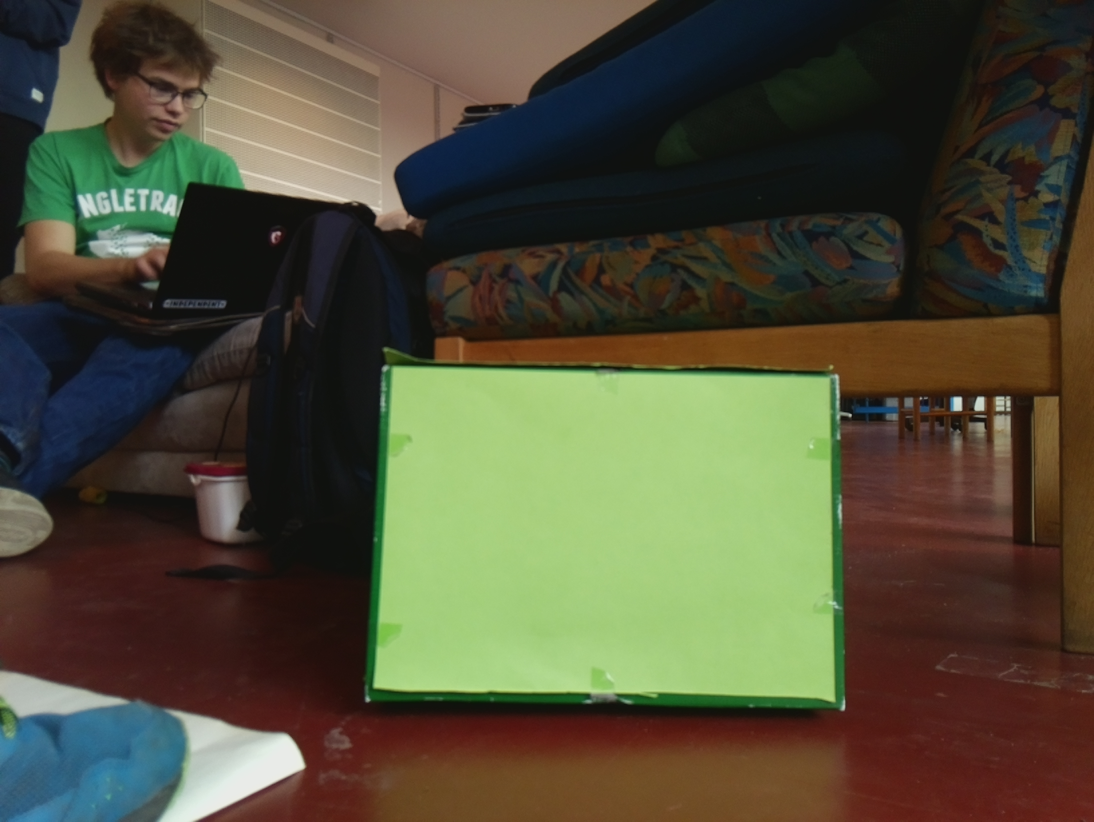
#> input picture img_detect/img/imgfirst.jpg, 3280 x 2464 px (shown at 1/3 size)
$ python testFindObject_old.py   (Python 2 division)
#> lines starting #> are read from the running program, lines starting #| are printed output that depends on the picture; after the words box and inside, x2 and y2 are one past the last pixel; in counts of white or black regions, pixels touching at a corner belong together
### img_detect/findObject.py
from __future__ import division
import cv2
import numpy as np

class Presult (object):
  # [16 lines left out: functions __init__, __str__, not called in this run]

def findObjects(img):
  # convert img to hsv
  hsv = cv2.cvtColor(img, cv2.COLOR_BGR2HSV)

  # find the lower and upper values for the green color in the mask
  puregreen = np.uint8([[[0,255,0]]])
  hsv_green = cv2.cvtColor(puregreen, cv2.COLOR_BGR2HSV)
  lower_green = [hsv_green[0,0,0] - 30, 45, 45]
  upper_green = [hsv_green[0,0,0] + 30, 255, 255]
  # get mask
  green_mask = cv2.inRange(hsv, np.array(lower_green), np.array(upper_green))

  # extract hue, value and saturation
  h = hsv[:,:,0]/255.0
  s = hsv[:,:,1]/255.0
  v = hsv[:,:,2]/255.0


  # parameters for green color
  T1, T2, T3 = 0.25, 0.2, 0.1
  # find the specified greens
  green = ((abs(h - 0.33) < T1) & (v > T2) & (s > T3)).astype(float)

  # apply mask
  masked = cv2.bitwise_and(green,green,mask=green_mask)

  # erode image
  eroded = cv2.erode(masked, np.ones((15,15)))

  # dilate image
  result = cv2.dilate(eroded, np.ones((20, 20)))

  # set hue, value and saturation to the found values
  # when we do this the image is effectively a rgb img not hsv, and it is greyscaled (actually just black and white)
  # it is however not in the greyscale format (Dx, Dy) but rgb/hsv format (Dx, Dy, 3)
  hsv[:,:,0] = result*255.0
  hsv[:,:,1] = result*255.0
  hsv[:,:,2] = result*255.0

  return hsv

def findRectangles(img):
  # [16 lines left out: function detectRectangle, not called in this run]

  # convert img to grayscale
  # we know that this img is black and white already, so no need to threshold before
  # we do however need to convert to grayscale because the format is different
  gray = cv2.cvtColor(img, cv2.COLOR_RGB2GRAY)
  # find contours in image
  contours, hierarchy = cv2.findContours(gray, cv2.RETR_TREE, cv2.CHAIN_APPROX_SIMPLE)[-2:]

  # [27 lines of commented-out code are left out]
  return contours, contours[0]


# [33 lines left out: functions loadImage, makeResultObject, analyzeImage, not called in this run]

### img_detect/testFindObject_old.py

from findObject import *
import time

scaleFactor = 0.1
# load some images
img1 = cv2.resize(cv2.imread("img/imgfirst.jpg"), (0,0),       fx=scaleFactor, fy=scaleFactor)
img2 = cv2.resize(cv2.imread("img/imgsecond.jpg"), (0,0),      fx=scaleFactor, fy=scaleFactor)
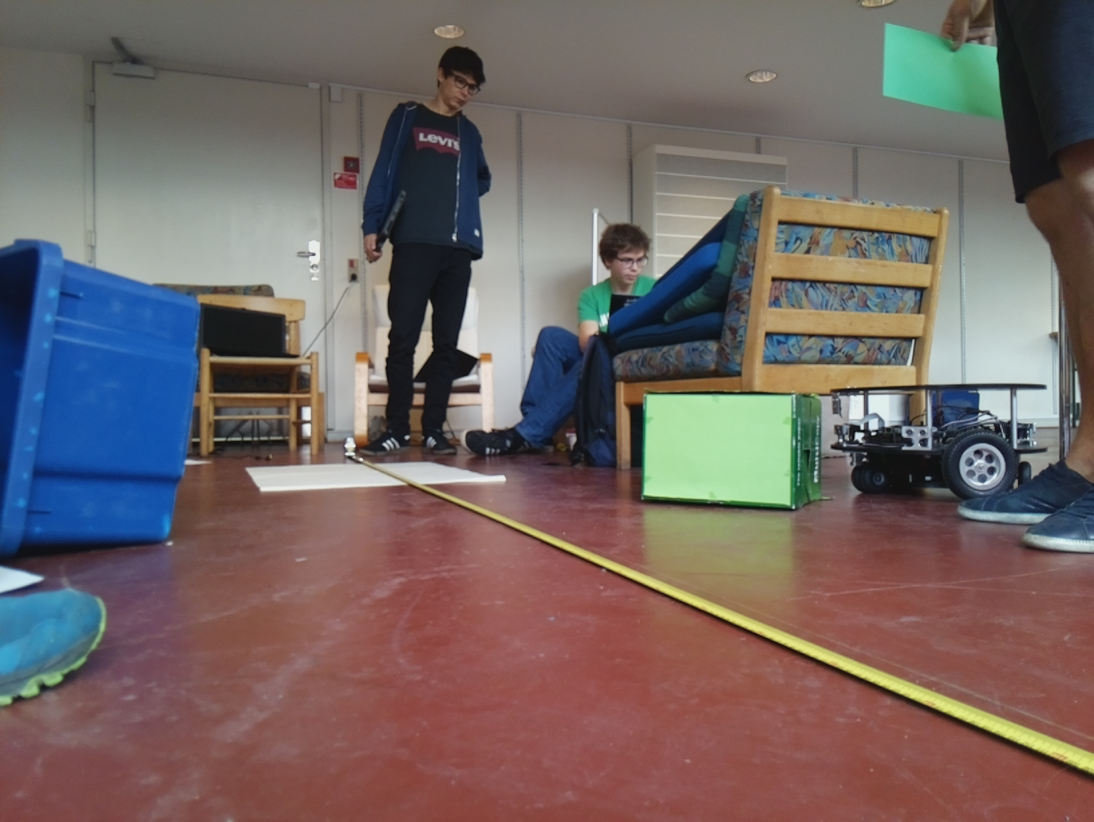
#> input picture img_detect/img/imgsecond.jpg, 3280 x 2464 px (shown at 1/3 size)
img3 = cv2.resize(cv2.imread("img/img2greens.jpg"), (0,0),     fx=scaleFactor, fy=scaleFactor)
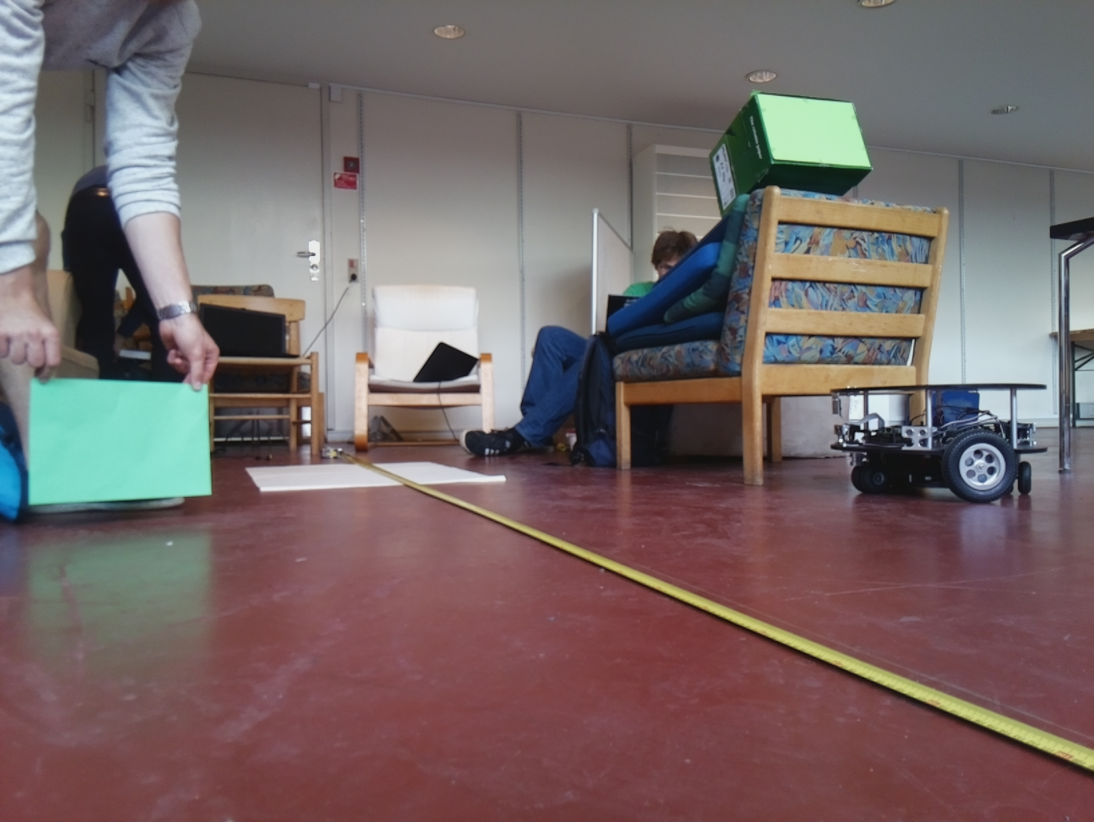
#> input picture img_detect/img/img2greens.jpg, 3280 x 2464 px (shown at 1/3 size)
img4 = cv2.resize(cv2.imread("img/imgbordtennis.jpg"), (0,0),  fx=scaleFactor, fy=scaleFactor)
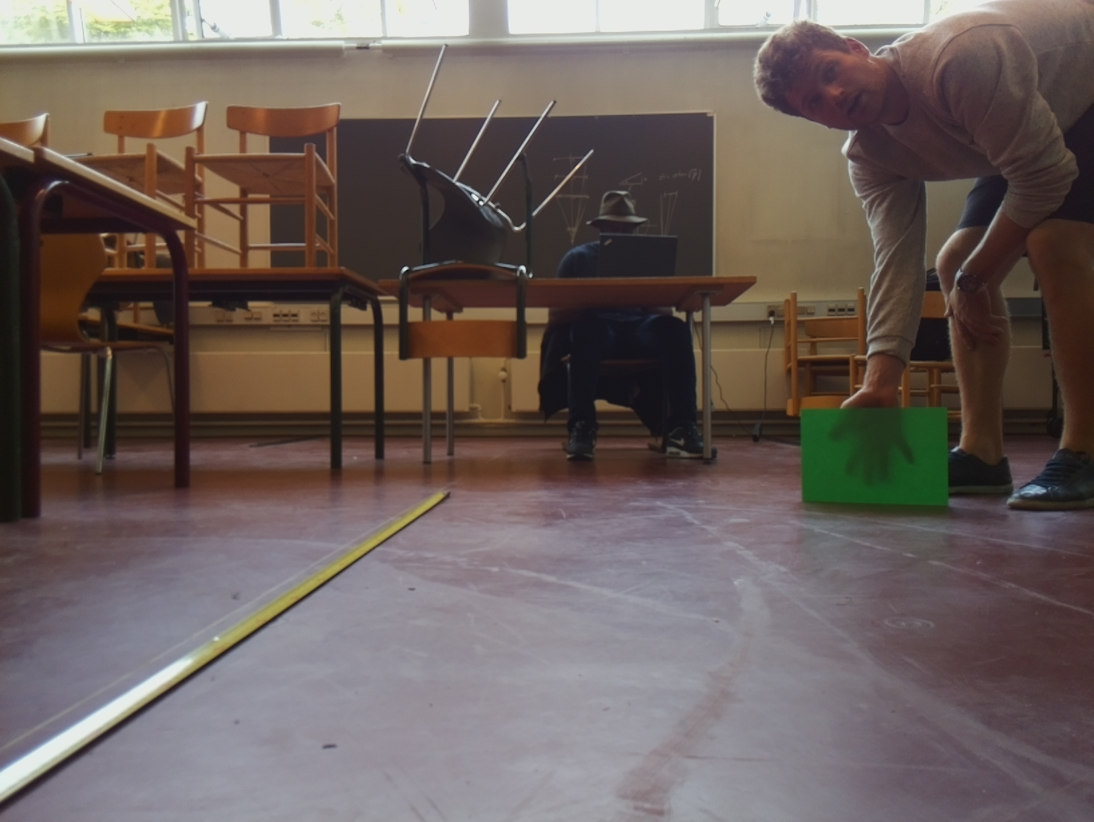
#> input picture img_detect/img/imgbordtennis.jpg, 3280 x 2464 px (shown at 1/3 size)
img5 = cv2.resize(cv2.imread("img/imgbordtennis2.jpg"), (0,0), fx=scaleFactor, fy=scaleFactor)
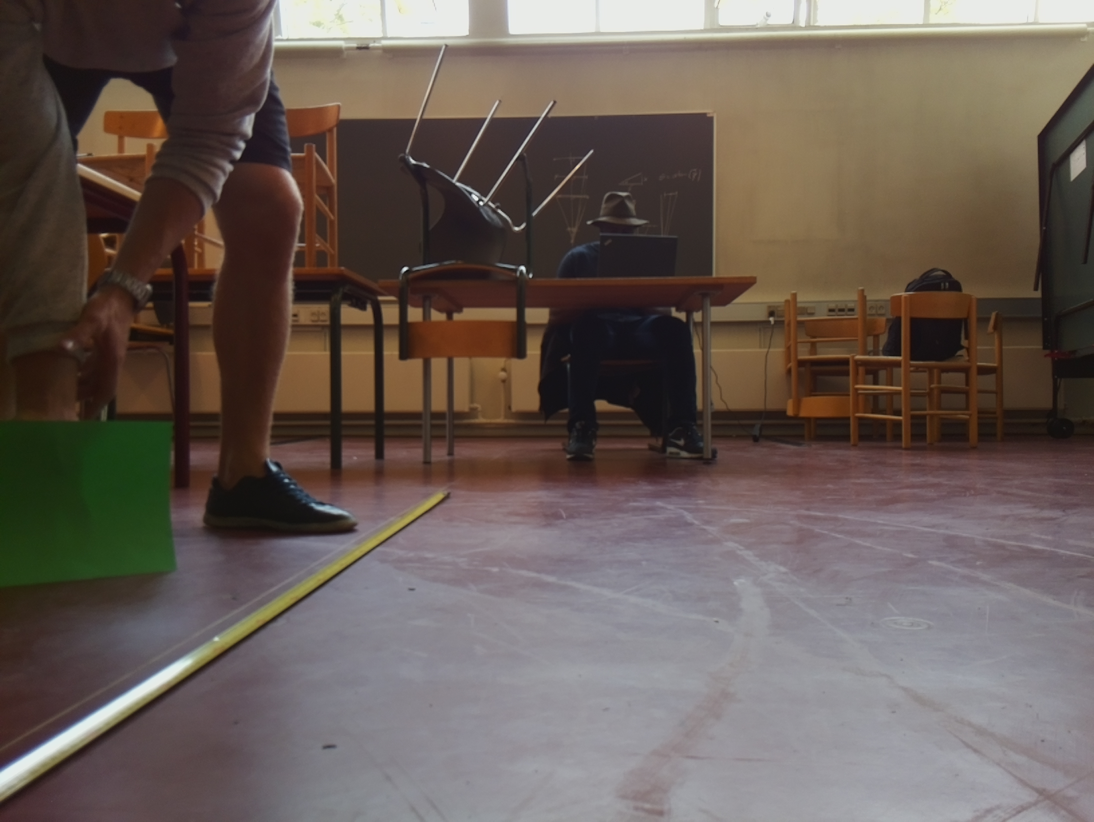
#> input picture img_detect/img/imgbordtennis2.jpg, 3280 x 2464 px (shown at 1/3 size)
# noisy shapes img
img6 = cv2.imread("img/noisy_shapes.png")
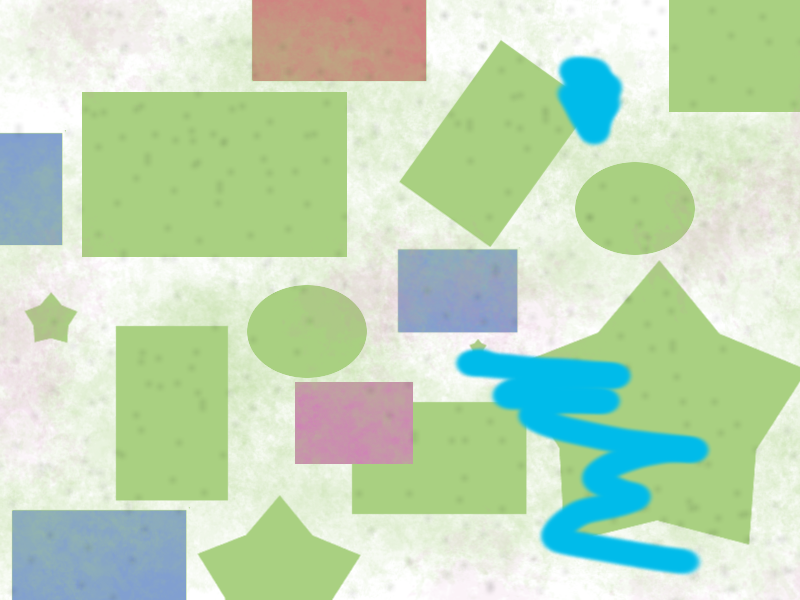
#> input picture img_detect/img/noisy_shapes.png, 800 x 600 px
#> img6 is the input picture: shape (600, 800, 3); mean B, G, R 186, 216.8, 191.3

images = [img1, img2, img3, img4, img5, img6]

print "Finding green objects"
outputs = []
analyze_times = []
for i in range(len(images)):
  print "Analyzing: image %d" %(i+1)
  ts = time.time()
  outputs.append(findObjects(images[i]))
  analyze_times.append(time.time() - ts)
#> this loop made 6 passes
#| Analyzing: image 1
#| Analyzing: image 2
#| Analyzing: image 3
#| Analyzing: image 4
#| Analyzing: image 5
#| Analyzing: image 6
#> pass 1, in findObjects, `s = hsv[:,:,1]/255.0`:
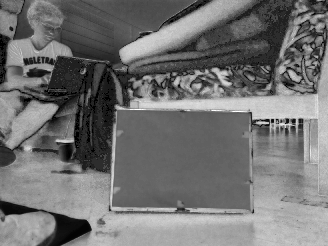
#> s: shape (246, 328) float64; min 0, max 1, mean 0.448
#> after the loop, analyze_times = [0.0139, 0.00266, 0.00258, 0.00276, 0.00253, 0.022]; outputs = 6 items

print "Average analysis time: %f\n" %(sum(analyze_times)/len(analyze_times))
#| Average analysis time: 0.007731

contours = []
contour_times = []
biggestObjects = []
for i in range(len(outputs)):
  print "Finding contours: image %d" %(i+1)
  ts = time.time()
  cnts, bigObject = findRectangles(outputs[i])
  contours.append(cnts)
  biggestObjects.append(bigObject)
  contour_times.append(time.time() - ts)
#> after the loop, biggestObjects = 6 contours; box (x1, y1, x2, y2) and area: (108, 108, 257, 215) 15122, (203, 501, 357, 600) 10276, (7, 112, 66, 154) 2314, (191, 116, 248, 155) 2032, (8, 125, 55, 177) 1814, (238, 121, 287, 156) 1334; contour_times = [0.0015, 0.00119, 0.00117, 0.000176, 0.000153, 0.000576]; contours = 6 items

print "Average time finding contours: %f\n" %(sum(contour_times)/len(contour_times))
#| Average time finding contours: 0.000795

both_times = [a + b for a, b in zip(analyze_times, contour_times)]
#> both_times = [0.0154, 0.00386, 0.00376, 0.00294, 0.00268, 0.0226]

print "Average total time: %f" %(sum(both_times)/len(both_times))
#| Average total time: 0.008526

print "\nShowing images"
for i in range(len(outputs)):
  print "image %d" %i
  if (len(contours[i]) > 0):
    cv2.drawContours(outputs[i], contours[i],-1,(0,0,255),3)
    cv2.drawContours(outputs[i], [biggestObjects[i]], -1, (0,255,0),3)
    print "The biggest rectangular object has following properties:"
    (b_x, b_y, b_w, b_h) = cv2.boundingRect(biggestObjects[i])
    print "Position = (%d, %d)" %(b_x * 1.0/scaleFactor , b_y * 1.0/scaleFactor)
    print "Width: %d" %(b_w * 1.0/scaleFactor)
    print "Height: %d" %(b_h * 1.0/scaleFactor)
    print
  else:
    print "No valid contours found\n"
  cv2.imshow('result with valid contours', outputs[i])
  cv2.imwrite("img/{0}_output.png".format(i), outputs[i])
  cv2.imshow('img', images[i])


  cv2.waitKey(0)
#> this loop made 6 passes
#> (b_x, b_y, b_w, b_h) on passes 1 to 6: (108, 108, 149, 107), (191, 116, 57, 39), (7, 112, 59, 42), (238, 121, 49, 35), (8, 125, 47, 52), (203, 501, 154, 99)
#> (printed output is left out)
#> pass 2, `cv2.imshow('result with valid contours', outputs[i])`:
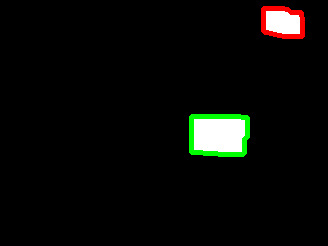
#> window 'result with valid contours': shape (246, 328, 3); mean B, G, R 7.3, 10.1, 9.2
